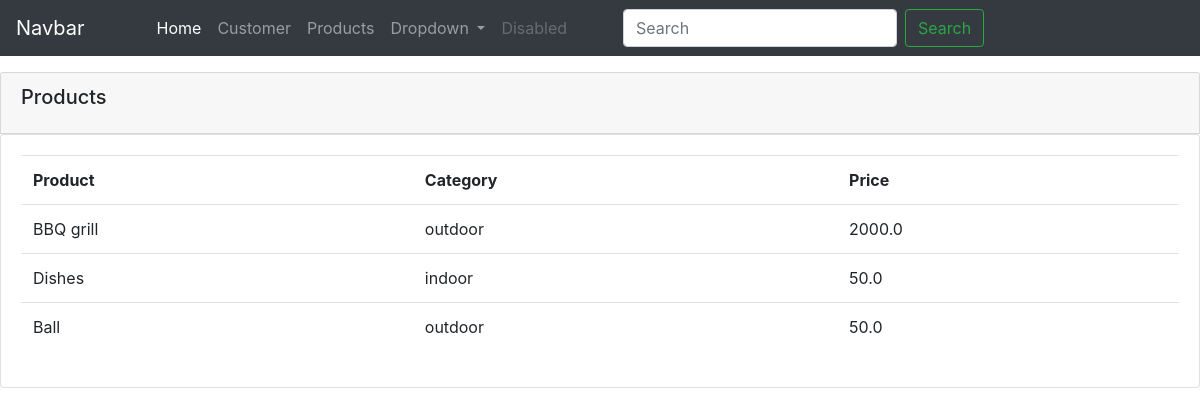
Screenshot of /products/ with the database file from the repository.
### accounts/models.py (models this page shows, shortened)
class Products(models.Model):
    CATEGORY = (
        ('indoor','indoor'),
        ('outdoor','outdoor'),
    )
    name = models.CharField(max_length=2000,null=True)
    price = models.FloatField(null=True)
    category = models.CharField(max_length=200,null=True,choices=CATEGORY)
    description = models.CharField(max_length=200,null=True)
    date_created = models.DateTimeField(auto_now_add=True,null=True)
    tags = models.ManyToManyField(Tag)

### accounts/views.py (the view)
# urls.py: path('products/', products,name='products'),
def products(request):
    products = Products.objects.all()
    context ={
        'products':products,
    }
    return render(request,'accounts/products.html',context)

### accounts/templates/accounts/products.html
{% extends 'accounts/base.html' %}
{% block content %}
<div class="row mt-5">
   <div class="col-md">
      <div class="card card-header">
         <h5 class="card-title">Products</h5>
      </div>
       <div class="card card-body">
           <table class="table">
               <tr>
                   <th>Product</th>
                   <th>Category</th>
                   <th>Price</th>
               </tr>
               {% for i in products %}
                    <tr>
                        <td>{{ i.name }}</td>
                        <td>{{ i.category }}</td>
                        <td>{{ i.price }}</td>
                    </tr>
               {% endfor %}
           </table>
       </div>
   </div>
</div>
{% endblock %}

### accounts/static/accounts/css/style.css (style rules this page uses)
* { margin:0; padding: 0; }

### rows the page displays
Products: name "BBQ grill", category "outdoor", price "2000.0"
Products: name "Dishes", category "indoor", price "50.0"
Products: name "Ball", category "outdoor", price "50.0"
